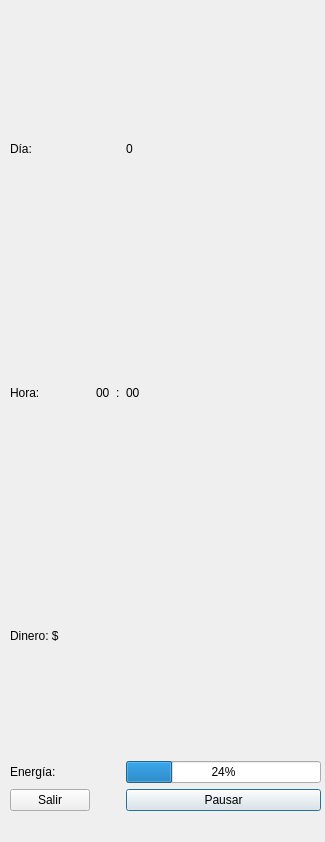
<?xml version="1.0" encoding="UTF-8"?>
<ui version="4.0">
 <class>VentanaLateral</class>
 <widget class="QDialog" name="VentanaLateral">
  <property name="geometry">
   <rect>
    <x>0</x>
    <y>0</y>
    <width>325</width>
    <height>842</height>
   </rect>
  </property>
  <property name="windowTitle">
   <string>Dialog</string>
  </property>
  <widget class="QWidget" name="gridLayoutWidget">
   <property name="geometry">
    <rect>
     <x>10</x>
     <y>30</y>
     <width>311</width>
     <height>781</height>
    </rect>
   </property>
   <layout class="QGridLayout" name="gridLayout">
    <item row="3" column="3">
     <widget class="QProgressBar" name="progressBar_jugador">
      <property name="value">
       <number>24</number>
      </property>
     </widget>
    </item>
    <item row="2" column="0">
     <widget class="QLabel" name="label">
      <property name="text">
       <string>Dinero: $</string>
      </property>
     </widget>
    </item>
    <item row="1" column="3">
     <widget class="QLabel" name="minuto">
      <property name="text">
       <string>00</string>
      </property>
     </widget>
    </item>
    <item row="0" column="3">
     <widget class="QLabel" name="dia">
      <property name="text">
       <string>0</string>
      </property>
     </widget>
    </item>
    <item row="3" column="0">
     <widget class="QLabel" name="label_7">
      <property name="text">
       <string>Energía: </string>
      </property>
     </widget>
    </item>
    <item row="2" column="3">
     <widget class="QLabel" name="dinero_actual">
      <property name="text">
       <string/>
      </property>
     </widget>
    </item>
    <item row="0" column="0">
     <widget class="QLabel" name="label_2">
      <property name="text">
       <string>Día: </string>
      </property>
     </widget>
    </item>
    <item row="4" column="3">
     <widget class="QPushButton" name="boton_pausa">
      <property name="text">
       <string>Pausar</string>
      </property>
     </widget>
    </item>
    <item row="1" column="2">
     <widget class="QLabel" name="espacio_hora_minutos">
      <property name="text">
       <string>:</string>
      </property>
     </widget>
    </item>
    <item row="4" column="0">
     <widget class="QPushButton" name="boton_salir">
      <property name="text">
       <string>Salir</string>
      </property>
     </widget>
    </item>
    <item row="1" column="0">
     <widget class="QLabel" name="label_3">
      <property name="text">
       <string>Hora: </string>
      </property>
     </widget>
    </item>
    <item row="1" column="1">
     <widget class="QLabel" name="hora">
      <property name="text">
       <string>00</string>
      </property>
     </widget>
    </item>
   </layout>
  </widget>
  <widget class="QLabel" name="label_8">
   <property name="geometry">
    <rect>
     <x>-5</x>
     <y>0</y>
     <width>331</width>
     <height>851</height>
    </rect>
   </property>
   <property name="text">
    <string/>
   </property>
   <property name="pixmap">
    <pixmap>sprites/otros/window_template.jpg</pixmap>
   </property>
   <property name="scaledContents">
    <bool>true</bool>
   </property>
  </widget>
  <zorder>label_8</zorder>
  <zorder>gridLayoutWidget</zorder>
 </widget>
 <resources/>
 <connections/>
</ui>
